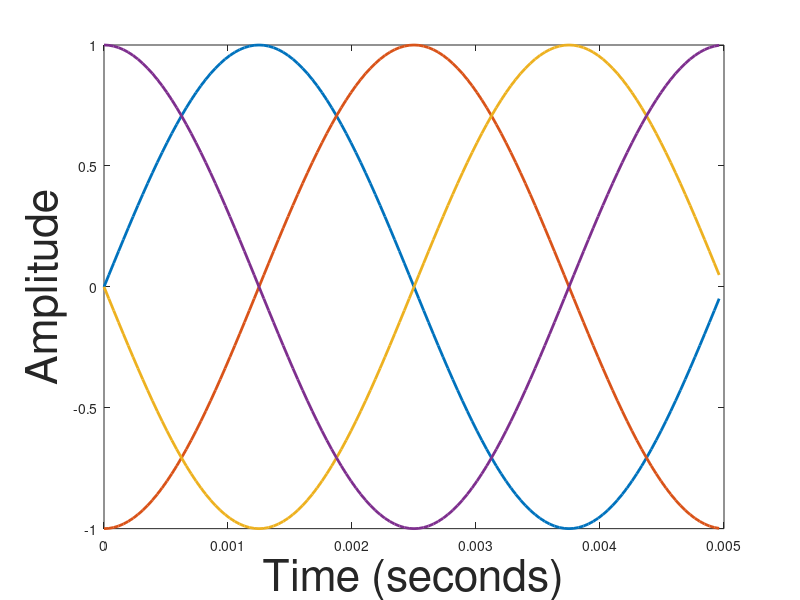

MATLAB code to generate this figure:
%% Simulate the input received by a 4 element array
% role : important
% status : complete

%% basic setup
clc;
close all;

%% Initialising variables
f            = 200; %the main frequency
Fs         = 25600; %sampling frequency
Ts          = 1/Fs; %sampling interval
N           = 128;    %number of intervals

m            = 4;     %number of sensors
angle      = 60;      %incoming angle
c             = 1500;                                     %speed of the sound signal
lambda   = c/f;                                         %wavelength of incoming signal
x             = lambda/2;                              %sensor interspacing
d             = x*cosd(angle)/c;                   %unit delay

SNR        = 1000;                                       %signal to noise ratio
SNR_weight = 10^(-1*SNR*0.05);         %SNR noise weight

t          = (0:N-1)*Ts;                               %time matrix
matrix     = zeros(N,m);                          %initialising noise included signal

%% bringing about the natural delay
y = sin(2*pi*f*t);                                      %generating the ideal sine wave

for i = 1:m
matrix(:,i) = sin(2*pi*f*(t-(i-1)*d));
end

%% adding the noise
new_mat = zeros(N,m);                          %initialising the noise matrix
new_mat = matrix + SNR_weight*rand(N,m);   %creating the impure matrix

%% plotting the wave in the time domain
time_axis = linspace(0,(N-1)*Ts,N);        %creating the time axis

figure(1)
plot(time_axis,new_mat,'linewidth',2);    %plotting the signal in time domain
xlabel('Time (seconds)','FontSize',32)
ylabel('Amplitude','FontSize',32)


